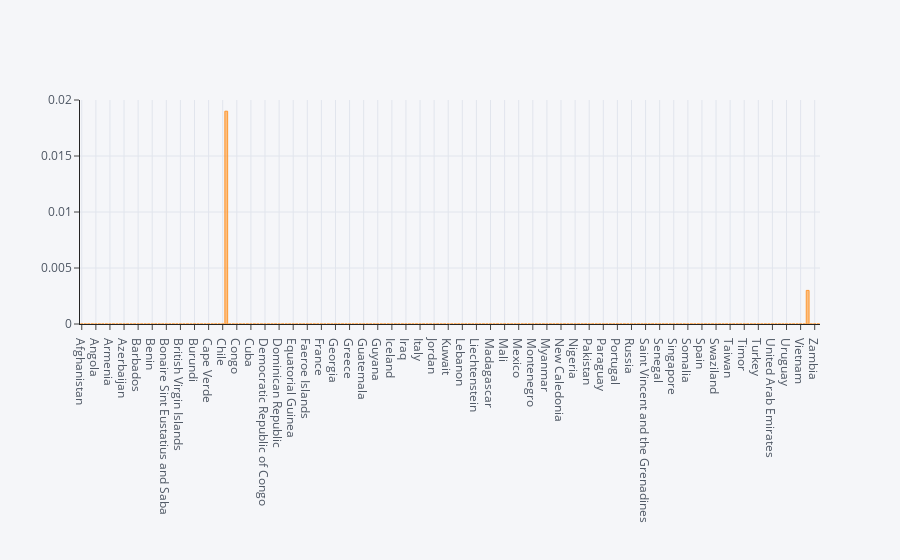

Here is the notebook cell this chart was saved with:
### Code cell
df2.iplot(kind='bar',x='location',y='December-19')

### Figure 1 — Plotly figure (JSON) as saved in the notebook; plotly's stock layout.template omitted (floating-point values rounded to 4 significant figures; data arrays with more than 128 entries replaced by an {"elided": "..."} marker saying what was removed)
{"data": [{"marker": {"color": "rgba(255, 153, 51, 0.6)", "line": {"color": "rgba(255, 153, 51, 1.0)", "width": 1}}, "name": "December-19", "orientation": "v", "text": "", "type": "bar", "x": {"elided": "210 str values"}, "y": {"elided": "210 float values"}}], "layout": {"legend": {"bgcolor": "#F5F6F9", "font": {"color": "#4D5663"}}, "paper_bgcolor": "#F5F6F9", "plot_bgcolor": "#F5F6F9", "title": {"font": {"color": "#4D5663"}}, "xaxis": {"gridcolor": "#E1E5ED", "showgrid": true, "tickfont": {"color": "#4D5663"}, "title": {"font": {"color": "#4D5663"}, "text": ""}, "zerolinecolor": "#E1E5ED"}, "yaxis": {"gridcolor": "#E1E5ED", "showgrid": true, "tickfont": {"color": "#4D5663"}, "title": {"font": {"color": "#4D5663"}, "text": ""}, "zerolinecolor": "#E1E5ED"}}}
